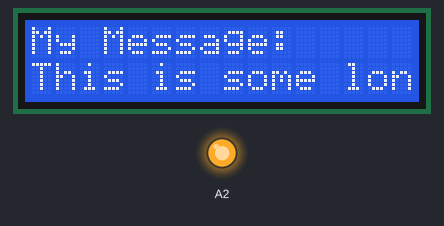
A sketch run on a simulated Arduino Uno, built with avr-gcc and run on an emulated ATmega328P. On the bench: 16×2 character LCD, output pins drawn as LEDs (lit = HIGH). What the sketch prints to the serial monitor is not drawn.

Above: at 0.4 s.
At 4.2 s:
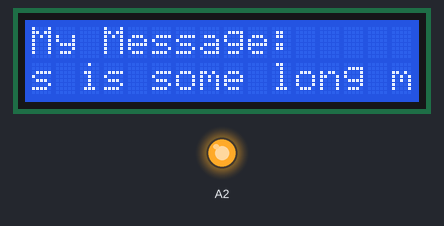
At 9.2 s:
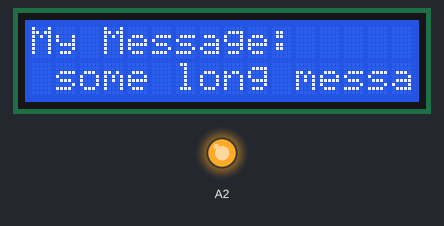
At 19.4 s:
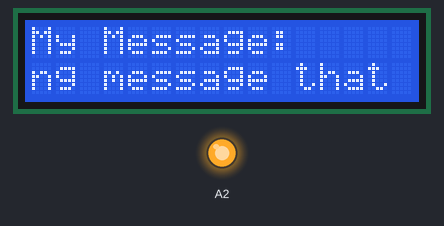
At 28.3 s:
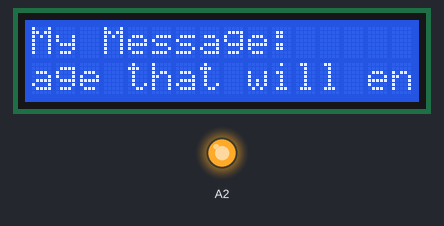
At 38.4 s:
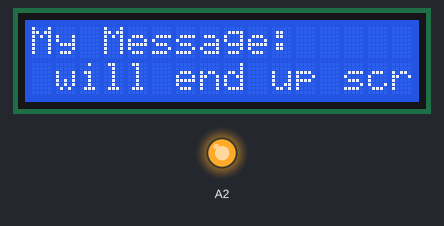

Measured:
- what the display in image 0 shows lasts 1.3 s, from 0.3 s to 1.6 s

The sketch:

lcd1lineScrollExperiment.ino
```cpp
// (licence header left out)
#include <LiquidCrystal.h>

LiquidCrystal lcd(7, 6, 5, 4, 3, 2);

char message[] = "This is some long message that will end up scrolling. ";
char lcdee[16];

void setup() {
  Serial.begin(9600);
  lcd.begin(16, 2);
  lcd.clear();
  lcd.home();
  lcd.setCursor(0,0);
  lcd.print("My Message:");
  lcd.setCursor(0,1);
  //lcd.print(message);
  pinMode(A2,OUTPUT);
  digitalWrite(A2,HIGH);
}

void leftScroll1(char* mess,int maxCols,int row){
  // Doesn't roll back to the first character, while scrolling.
  // Uses a different algorithm.

  static char* position = mess;
  static int messLength = strlen(mess);
  strncpy(lcdee,position,maxCols);
  Serial.println(*position);
  lcd.setCursor(0,row);
  lcd.print(lcdee);
  position++;
  delay(1000);
  /*
  if( position == mess + messLength-1){
    position = mess;
  }
  */
}

void leftScroll(char* mess,int maxCols,int row){ // maxCols == total number of columns in your LCD display.
  lcd.setCursor(0,row);
  static int i = 0;//j = 0;
  int k = i;
  // the next message to be displayed must be 1 character to the right of the current starting character. To give the scrolling effect
  // So store the current starting character.

  for (int j = 0; j < maxCols ; i++, j++){
    if (i == strlen(mess)){ // while copying to the lcdee array if the end of message is reached, start from the beginning.
      i = 0;
    }
    Serial.print("mess[i] : ");
    Serial.println(mess[i]);

    Serial.print("i ");
    Serial.println(i);

    lcdee[j] = mess[i];
  }
  i = k + 1; // next message to be displayed on the screen must start from 1 character to the right of the current start character.
  lcd.print(lcdee);
  Serial.println(lcdee);
  if (i == strlen(mess)){
      i = 0;
    }

}

void loop() {
  //leftScroll1(message,16,1);
  leftScroll(message,16,1);
  delay(1000);
}
```
